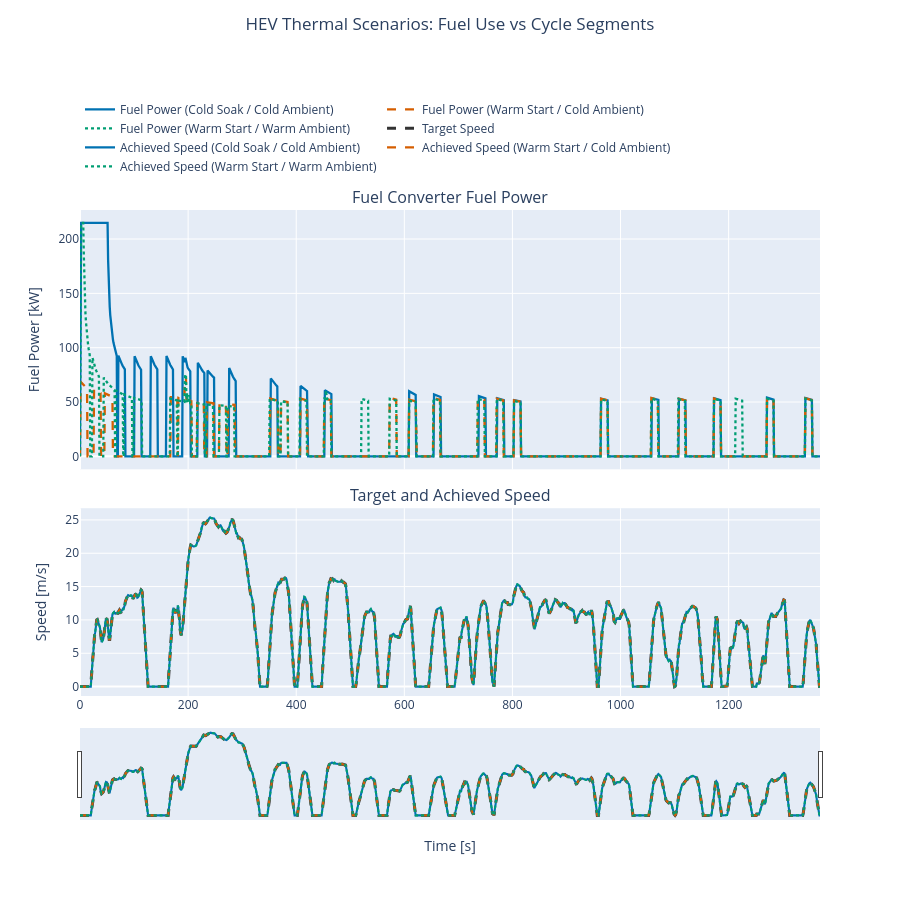

Here is the notebook cell this chart was saved with:
### Markdown cell above
## Fuel Use by Segment

This combined figure aligns fuel power and speed on one shared time axis so you can inspect where temperature-dependent behavior influences fuel use during the cycle.

### Code cell
fig = make_subplots(
    rows=2,
    cols=1,
    shared_xaxes=True,
    vertical_spacing=0.08,
    row_heights=[0.58, 0.42],
    subplot_titles=(
        "Fuel Converter Fuel Power",
        "Target and Achieved Speed",
    ),
)

scenario_palette = ["#0072B2", "#D55E00", "#009E73", "#CC79A7", "#E69F00", "#000000"]
scenario_dash_cycle = ["solid", "dash", "dot", "dashdot", "longdash", "longdashdot"]
scenario_colors = {
    name: scenario_palette[idx % len(scenario_palette)]
    for idx, name in enumerate(results.keys())
}
scenario_dashes = {
    name: scenario_dash_cycle[idx % len(scenario_dash_cycle)]
    for idx, name in enumerate(results.keys())
}
target_color = "#333333"

# Top panel: fuel power traces for each thermal scenario.
for name, r in results.items():
    df = r["df"]
    fig.add_trace(
        go.Scatter(
            x=df[TIME_COL],
            y=df[FUEL_PWR_COL] / 1e3,
            name=f"Fuel Power ({name})",
            line={"color": scenario_colors[name], "dash": scenario_dashes[name], "width": 2.3},
        ),
        row=1,
        col=1,
    )

# Bottom panel reference: target cycle speed (same for all scenarios).
baseline_df = next(iter(results.values()))["df"]
fig.add_trace(
    go.Scatter(
        x=baseline_df[TIME_COL],
        y=baseline_df[TARGET_SPEED_COL],
        name="Target Speed",
        line={"dash": "dash", "width": 3, "color": target_color},
    ),
    row=2,
    col=1,
)

# Bottom panel overlays: achieved speed for each scenario.
for name, r in results.items():
    df = r["df"]
    fig.add_trace(
        go.Scatter(
            x=df[TIME_COL],
            y=df[SPEED_COL],
            name=f"Achieved Speed ({name})",
            line={"color": scenario_colors[name], "dash": scenario_dashes[name], "width": 2.1},
        ),
        row=2,
        col=1,
    )

fig.update_layout(
    height=900,
    title={"text": "HEV Thermal Scenarios: Fuel Use vs Cycle Segments", "x": 0.5, "xanchor": "center", "y": 0.98, "yanchor": "top"},
    legend={"orientation": "h", "yanchor": "bottom", "y": 1.06, "xanchor": "left", "x": 0.0},
    margin={"t": 210},
    hovermode="x unified",
)
fig.update_yaxes(title_text="Fuel Power [kW]", row=1, col=1)
fig.update_yaxes(title_text="Speed [m/s]", row=2, col=1)
fig.update_xaxes(title_text="Time [s]", row=2, col=1, rangeslider_visible=True)

# Interactive figure for segment-level interpretation.
fig.show()

### Figure 1 — Plotly figure (JSON) as saved in the notebook; plotly's stock layout.template omitted (floating-point values rounded to 4 significant figures; data arrays with more than 128 entries replaced by an {"elided": "..."} marker saying what was removed)
{"data": [{"line": {"color": "#0072B2", "dash": "solid", "width": 2.3}, "name": "Fuel Power (Cold Soak / Cold Ambient)", "type": "scatter", "x": {"elided": "1370 float values"}, "xaxis": "x", "y": {"elided": "1370 float values"}, "yaxis": "y"}, {"line": {"color": "#D55E00", "dash": "dash", "width": 2.3}, "name": "Fuel Power (Warm Start / Cold Ambient)", "type": "scatter", "x": {"elided": "1370 float values"}, "xaxis": "x", "y": {"elided": "1370 float values"}, "yaxis": "y"}, {"line": {"color": "#009E73", "dash": "dot", "width": 2.3}, "name": "Fuel Power (Warm Start / Warm Ambient)", "type": "scatter", "x": {"elided": "1370 float values"}, "xaxis": "x", "y": {"elided": "1370 float values"}, "yaxis": "y"}, {"line": {"color": "#333333", "dash": "dash", "width": 3}, "name": "Target Speed", "type": "scatter", "x": {"elided": "1370 float values"}, "xaxis": "x2", "y": {"elided": "1370 float values"}, "yaxis": "y2"}, {"line": {"color": "#0072B2", "dash": "solid", "width": 2.1}, "name": "Achieved Speed (Cold Soak / Cold Ambient)", "type": "scatter", "x": {"elided": "1370 float values"}, "xaxis": "x2", "y": {"elided": "1370 float values"}, "yaxis": "y2"}, {"line": {"color": "#D55E00", "dash": "dash", "width": 2.1}, "name": "Achieved Speed (Warm Start / Cold Ambient)", "type": "scatter", "x": {"elided": "1370 float values"}, "xaxis": "x2", "y": {"elided": "1370 float values"}, "yaxis": "y2"}, {"line": {"color": "#009E73", "dash": "dot", "width": 2.1}, "name": "Achieved Speed (Warm Start / Warm Ambient)", "type": "scatter", "x": {"elided": "1370 float values"}, "xaxis": "x2", "y": {"elided": "1370 float values"}, "yaxis": "y2"}], "layout": {"annotations": [{"font": {"size": 16}, "showarrow": false, "text": "Fuel Converter Fuel Power", "x": 0.5, "xanchor": "center", "xref": "paper", "y": 1, "yanchor": "bottom", "yref": "paper"}, {"font": {"size": 16}, "showarrow": false, "text": "Target and Achieved Speed", "x": 0.5, "xanchor": "center", "xref": "paper", "y": 0.3864, "yanchor": "bottom", "yref": "paper"}], "height": 900, "hovermode": "x unified", "legend": {"orientation": "h", "x": 0, "xanchor": "left", "y": 1.06, "yanchor": "bottom"}, "margin": {"t": 210}, "title": {"text": "HEV Thermal Scenarios: Fuel Use vs Cycle Segments", "x": 0.5, "xanchor": "center", "y": 0.98, "yanchor": "top"}, "xaxis": {"anchor": "y", "domain": [0, 1], "matches": "x2", "showticklabels": false}, "xaxis2": {"anchor": "y2", "domain": [0, 1], "rangeslider": {"visible": true}, "title": {"text": "Time [s]"}}, "yaxis": {"anchor": "x", "domain": [0.4664, 1], "title": {"text": "Fuel Power [kW]"}}, "yaxis2": {"anchor": "x2", "domain": [0, 0.3864], "title": {"text": "Speed [m/s]"}}}}
